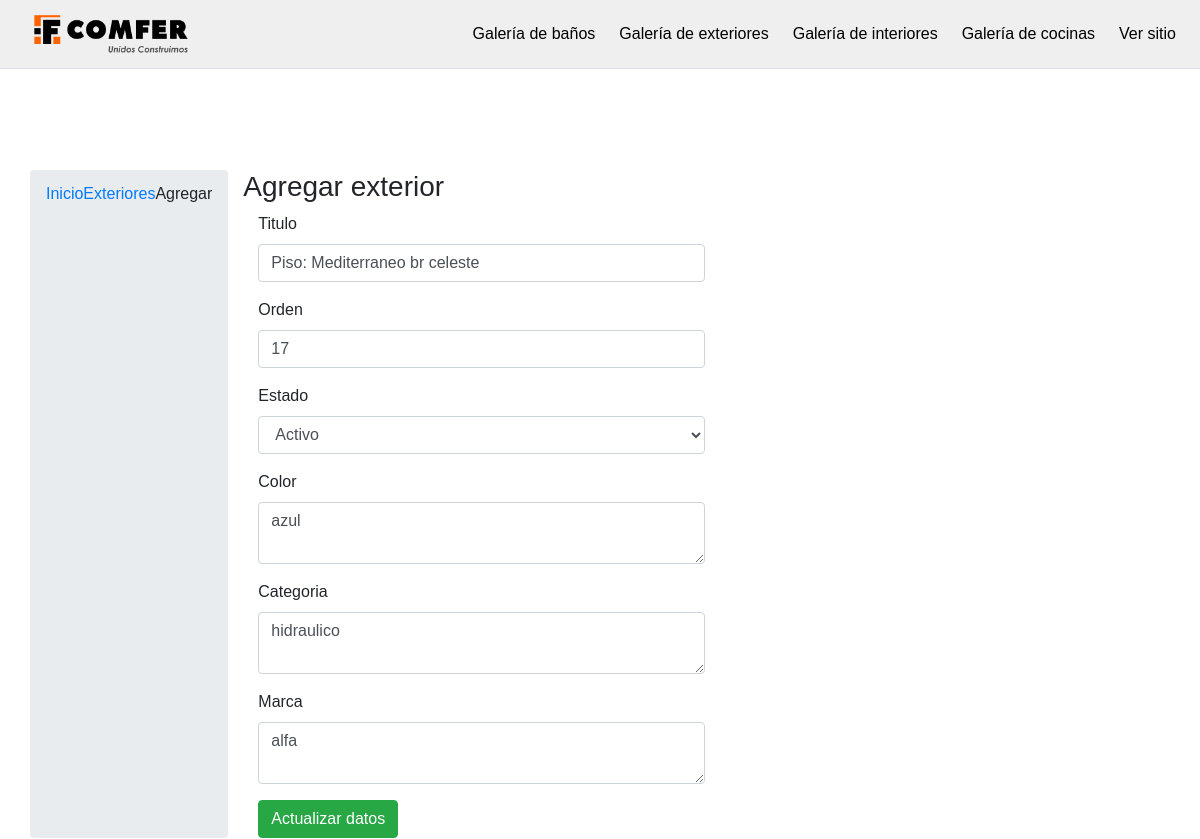
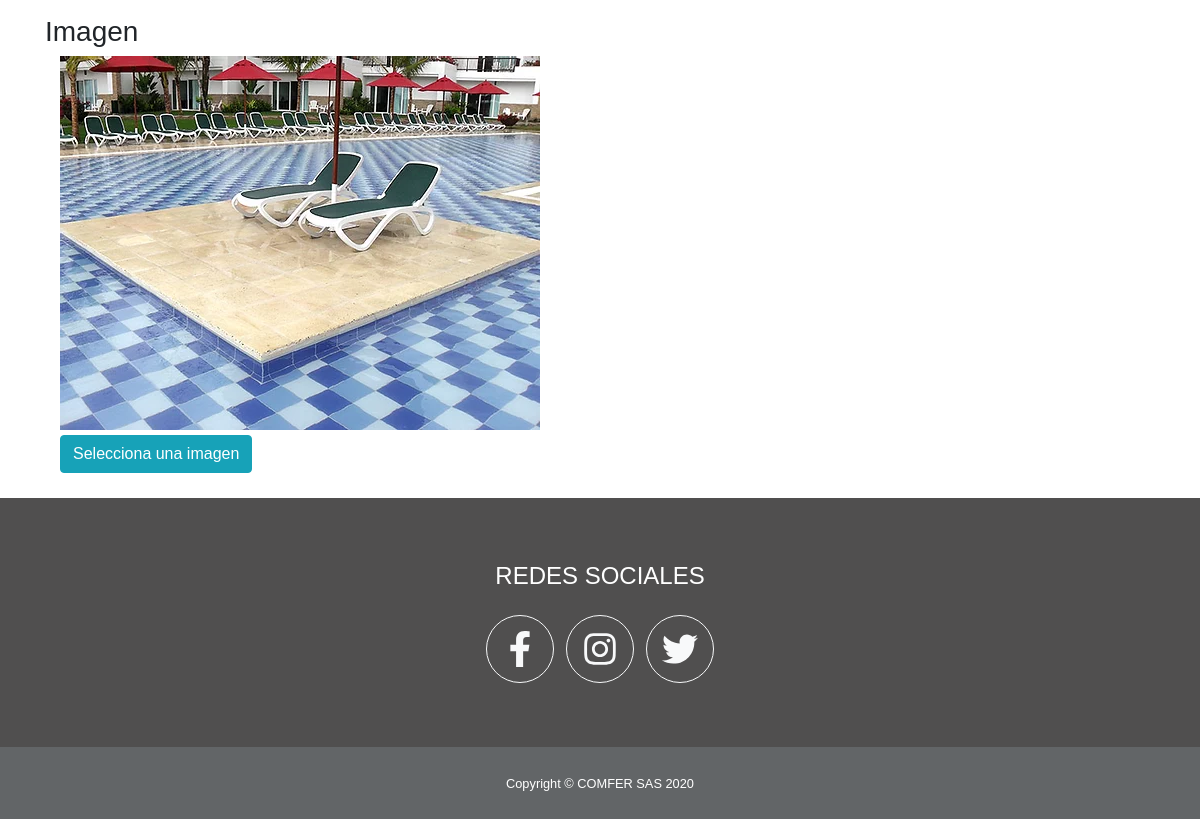
Page /admin/exterioradd.php on the earlier database version (2 pictures, top to bottom).
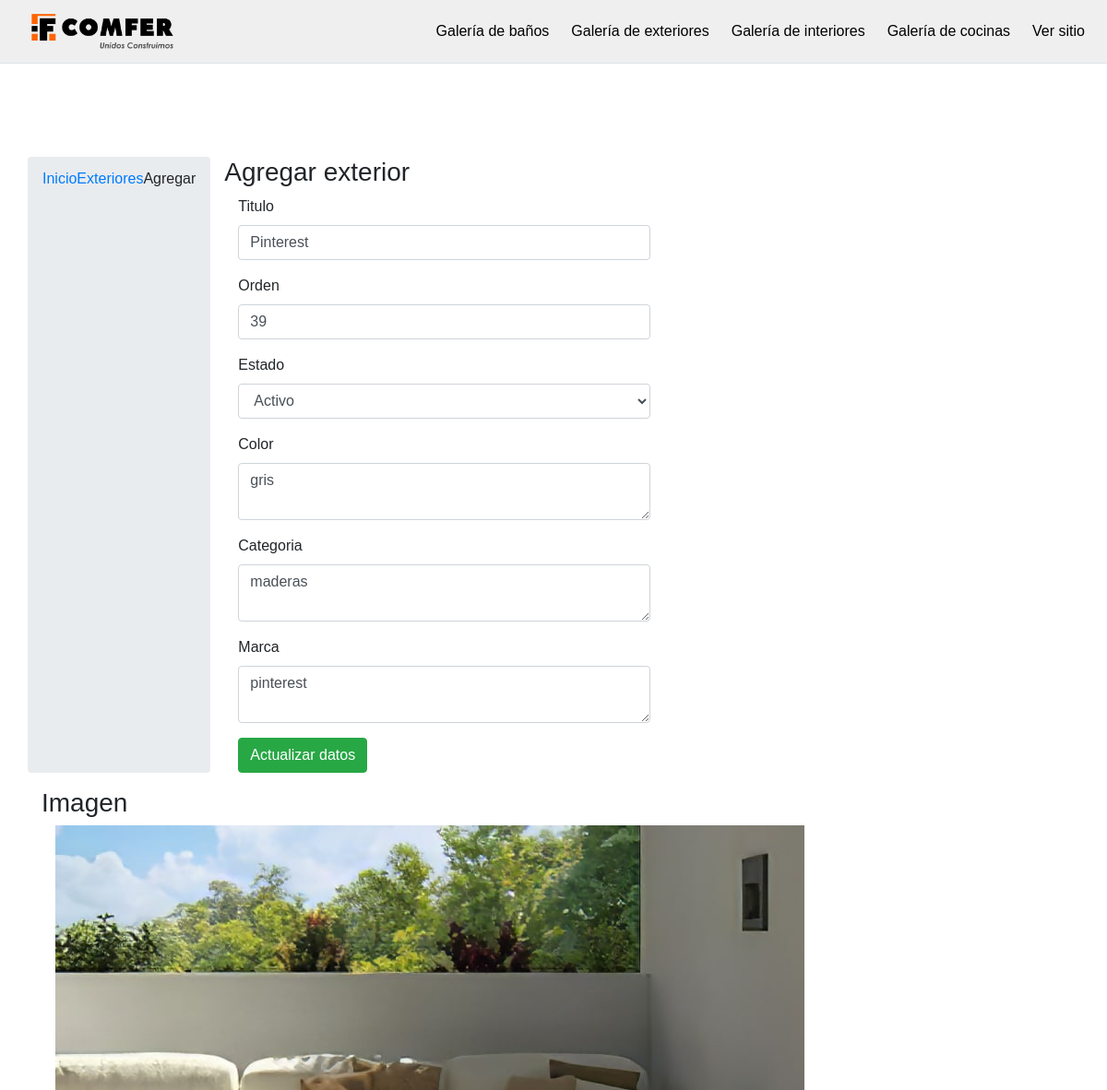
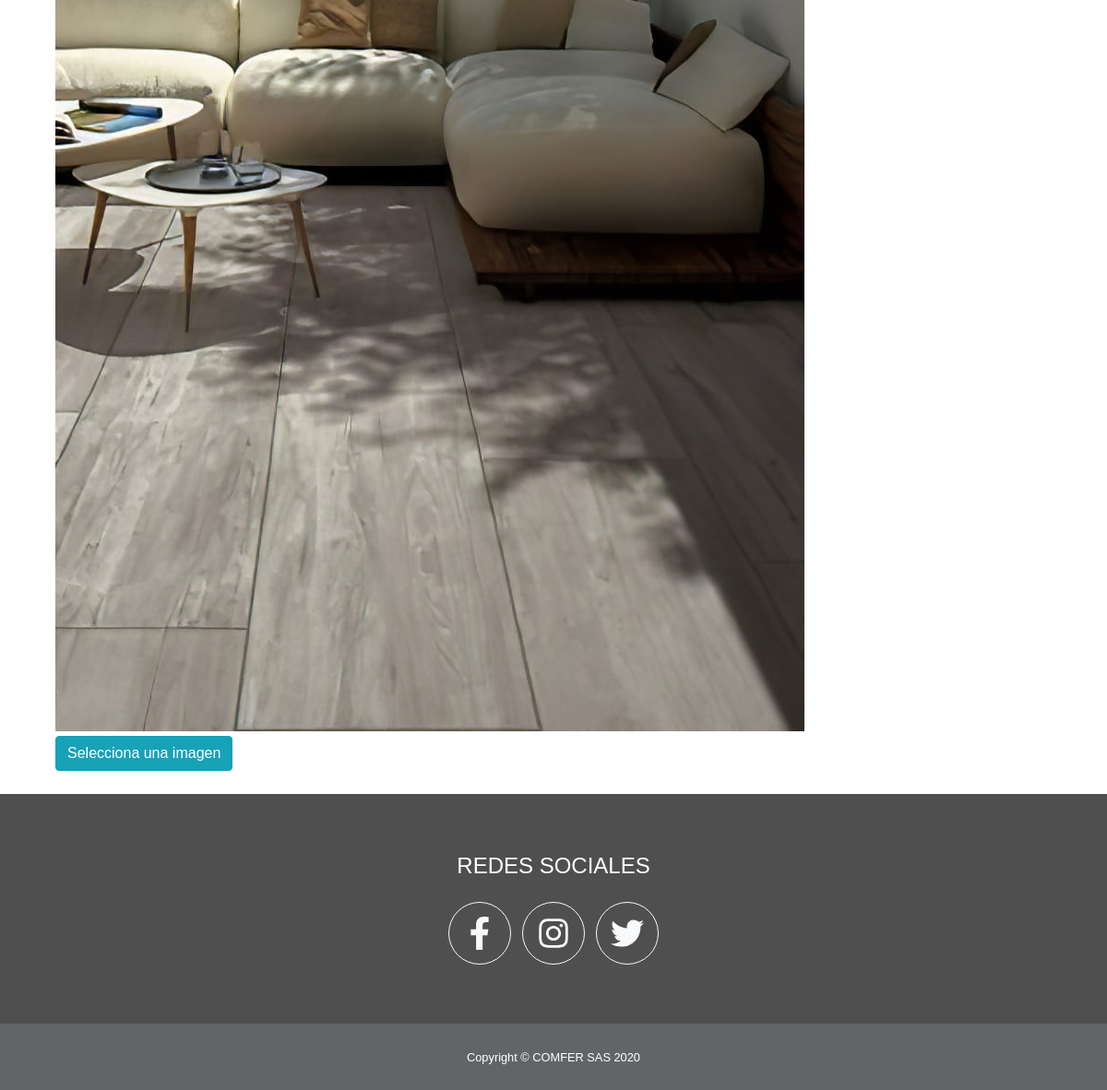
Same page on the later database version (2 pictures, top to bottom).
### tables this page shows
CREATE TABLE `exterior` (
  `id` int(11) NOT NULL,
  `titulo` varchar(50) NOT NULL,
  `url_image` varchar(255) NOT NULL,
  `estado` int(1) NOT NULL,
  `orden` int(2) NOT NULL,
  `color` varchar(50) NOT NULL,
  `categoria` varchar(50) NOT NULL,
  `marca` varchar(50) NOT NULL
);

### admin/exterioradd.php (the view, shortened to what this page needs)
<?php
include("../conexion.php");
$sql_last = mysqli_query($con, "select LAST_INSERT_ID(id) as last from exterior order by id desc limit 0,1");
$rw = mysqli_fetch_array($sql_last);
$id_exterior = intval($rw['last']);
$sql = mysqli_query($con, "select * from exterior where id='$id_exterior' limit 0,1");
$rw = mysqli_fetch_array($sql);
$titulo = $rw['titulo'];
$color = $rw['color'];
$categoria = $rw['categoria'];
$marca = $rw['marca'];
$url_image = $rw['url_image'];
$orden = intval($rw['orden']);
$estado = intval($rw['estado']);
include("top_menu.php");
?>
<div class="container add">
	<div class="row">
		<ol class="breadcrumb">
			<li><a href="#">Inicio</a></li>
			<li><a href="exteriorlist.php">Exteriores</a></li>
			<li class="active">Agregar</li>
		</ol>
		<div class="col-md-7">
			<h3><span class="glyphicon glyphicon-edit"></span> Agregar exterior</h3>
			<form class="form-horizontal" id="editar_exterior">
				<div class="form-group">
					<label for="titulo" class="col-sm-3 control-label">Titulo</label>
					<div class="col-sm-9">
						<input type="text" class="form-control" id="titulo" value="<?php echo $titulo; ?>" required name="titulo">
					</div>
				</div>
				<div class="form-group">
					<label for="orden" class="col-sm-3 control-label">Orden</label>
					<div class="col-sm-9">
						<input type="number" class="form-control" id="orden" name="orden" value="<?php echo $orden; ?>">
					</div>
				</div>
				<div class="form-group">
					<label for="estado" class="col-sm-3 control-label">Estado</label>
					<div class="col-sm-9">
						<select class="form-control" id="estado" required name="estado">
							<option value="1" <?php if ($estado == 1) {
													echo "selected";
												} ?>>Activo</option>
						</select>
					</div>
				</div>
				<div class="form-group">
					<label for="titulo" class="col-sm-3 control-label">Color</label>
					<div class="col-sm-9">
						<textarea class='form-control' name="color" id="color" required rows=2><?php echo $color; ?></textarea>
					</div>
				</div>
				<div class="form-group">
					<label for="titulo" class="col-sm-3 control-label">Categoria</label>
					<div class="col-sm-9">
						<textarea class='form-control' name="categoria" id="categoria" required rows=2><?php echo $categoria; ?></textarea>
					</div>
				</div>
				<div class="form-group">
					<label for="titulo" class="col-sm-3 control-label">Marca</label>
					<div class="col-sm-9">
						<textarea class='form-control' name="marca" id="marca" required rows=2><?php echo $marca; ?></textarea>
					</div>
				</div>
				<div class="form-group">
					<div class="col-sm-offset-3 col-sm-9">
						<button type="submit" class="btn btn-success">Actualizar datos</button>
					</div>
				</div>
			</form>
		</div>
		<div class="col-md-5">
			<h3><span class="glyphicon glyphicon-picture"></span> Imagen</h3>
			<form class="form-vertical">
				<div class="form-group">
					<div class="col-sm-12">
						<div class="fileinput fileinput-new" data-provides="fileinput">
							<div class="fileinput-new thumbnail" style="max-width: 100%;">
								<img class="img-rounded" src="../img/banner/<?php echo $url_image; ?>" />
							</div>
							<div>
								<span class="btn btn-info btn-file"><span class="fileinput-new">Selecciona una imagen</span>
									<span class="fileinput-exists" onclick="upload_image();">Cambiar imagen</span><input type="file" name="fileToUpload" id="fileToUpload" required onchange="upload_image();"></span>
							</div>
						</div>
					</div>
				</div>
			</form>
		</div>
	</div>
</div>
<?php include("footer.php"); ?>

### admin/top_menu.php (shortened to what this page needs)
<!DOCTYPE html>
<html lang="en">
<head>
  <link rel="stylesheet" href="css/bootstrap.min.css">
  <link rel="stylesheet" href="css/all.min.css">
  <link rel="stylesheet" href="css/navbar-fixed-top.css">
  <link rel="stylesheet" href="css/preview-image.css">
</head>
<body>
  <header>
    <nav class="navbar navbar-expand-lg navbar-light fixed-top border-bottom mb-5" style="background-color: #efefef;">
      <a class="navbar-brand font-weight-bold" href="../"><img src="../img/logo.png" class="img-fluid" style="width: 190px; height: 5x0px;"></a>
      <div class="collapse navbar-collapse" id="navbarNav">
        <ul class="navbar-nav ml-auto">
          <li class="nav-item">
            <a class="nav-link pl-3" style="color: #000000;" href="banolist.php">Galería de baños</a>
          </li>
          <li class="nav-item">
            <a class="nav-link pl-3" style="color: #000000;" href="exteriorlist.php">Galería de exteriores</a>
          </li>
          <li class="nav-item">
            <a class="nav-link pl-3" style="color: #000000;" href="interiorlist.php">Galería de interiores</a>
          </li>
          <li class="nav-item">
            <a class="nav-link pl-3" style="color: #000000;" href="cocinalist.php">Galería de cocinas</a>
          </li>
          <li class="nav-item">
            <a class="nav-link pl-3" style="color: #000000;" href="../" target="_blank">Ver sitio</a>
          </li>
        </ul>
      </div>
    </nav>
  </header>

### admin/footer.php (shortened to what this page needs)
<footer class="footer text-center">
  <div class="container">
    <div class="row">
      <div class="col-lg-12 mb-5 mb-lg-0">
        <h4 class="text-uppercase mb-4">Redes sociales</h4>
        <a class="btn btn-outline-light btn-social mx-1" href="https://www.facebook.com/comfersas/"><i class="fab fa-fw fa-facebook-f"></i></a>
        <a class="btn btn-outline-light btn-social mx-1" href="https://www.instagram.com/comfer_sas/?hl=es-la"><i class="fab fa-fw fa-instagram"></i></a>
        <a class="btn btn-outline-light btn-social mx-1" href="https://twitter.com/comfersas?lang=es"><i class="fab fa-fw fa-twitter"></i></a>
      </div>
    </div>
  </div>
</footer>
<div class="copyright py-4 text-center text-white">
  <div class="container"><small>Copyright © COMFER SAS 2020</small></div>
</div>
</body>
</html>

### admin/css/navbar-fixed-top.css (style rules this page uses)
body { min-height: 200px; padding-top: 70px; }

### admin/css/preview-image.css (style rules this page uses)
.btn-file { position: relative; overflow: hidden; vertical-align: middle; }
.fileinput { display: inline-block; margin-bottom: 9px; }
.fileinput .thumbnail { display: inline-block; margin-bottom: 5px; overflow: hidden; text-align: center; vertical-align: middle; }
.fileinput .thumbnail > img { max-height: 100%; }
.fileinput .btn { vertical-align: middle; }

### admin/top_menu.php (style rules this page uses)
* { font-weight: 300; font-family: "Maven Pro", sans-serif; margin: 0; padding: 0; }
.add { margin-top: 100px; }

### admin/footer.php (style rules this page uses)
.footer { padding-top: 4rem; padding-bottom: 4rem; background-color: #504f4f; color: #fff; }
.copyright { background-color: #626567; }
.btn-social { border-radius: 100%; display: inline-flex; width: 4.25rem; height: 4.25rem; font-size: 2.25rem; justify-content: center; align-items: center; }

Differences in the rows shown:
no longer on this page (row edited): exterior: titulo "Piso: Mediterraneo br celeste", orden "17", estado "Activo", color "azul", categoria "hidraulico", marca "alfa", url_image (picture)
added exterior: titulo "Pinterest", orden "39", estado "Activo", color "gris", categoria "maderas", marca "pinterest", url_image (picture)
